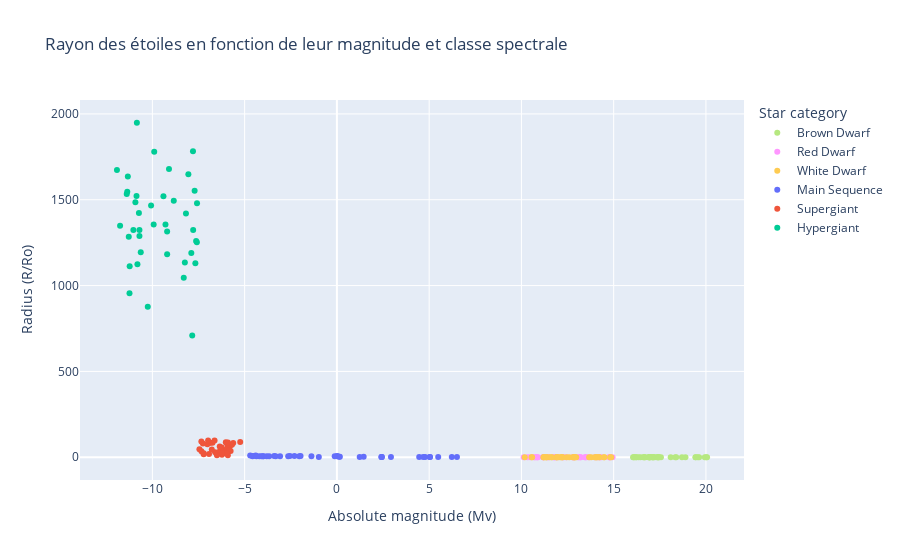

Notebook code for this chart:
### Markdown cell above
On observe que les étoiles de température plus basse tendent à être rouges ou oranges, correspondant aux étoiles plus froides. À mesure que la température augmente, les couleurs des étoiles se déplacent vers le bleu et le blanc, ce qui est caractéristique des étoiles plus chaudes. Cette transition confirme la relation bien établie entre la couleur et la température des étoiles, où des températures plus élevées entraînent un spectre plus bleu. Cela met en évidence les variations spectrales selon l'intensité de la chaleur des étoiles.

### Code cell
color_map = {
    'O': 'blue',
    'B': 'lightskyblue',
    'A': 'gray',
    'F': 'yellow',
    'G': 'gold',
    'K': 'orange',
    'M': 'red'
}

fig = px.scatter(stars, x='Absolute magnitude (Mv)', y='Radius (R/Ro)', color='Star category',
                 color_discrete_map=color_map,
                 title='Rayon des étoiles en fonction de leur magnitude et de leur catégorie')
fig.show()

### Figure 1 — Plotly figure (JSON) as saved in the notebook; plotly's stock layout.template omitted (floating-point values rounded to 4 significant figures)
{"data": [{"hovertemplate": "Star category=Brown Dwarf<br>Absolute magnitude (Mv)=%{x}<br>Radius (R/Ro)=%{y}<extra></extra>", "legendgroup": "Brown Dwarf", "marker": {"color": "#B6E880", "symbol": "circle"}, "mode": "markers", "name": "Brown Dwarf", "orientation": "v", "showlegend": true, "type": "scatter", "x": [16.12, 16.6, 18.7, 16.65, 20.06, 16.98, 17.22, 17.4, 17.45, 16.05, 16.23, 16.94, 16.09, 16.96, 18.89, 17.13, 18.34, 16.45, 17.39, 19.43, 17.16, 19.94, 20.02, 16.92, 17.12, 19.63, 16.88, 16.71, 19.56, 18.09, 16.21, 18.39, 17.56, 17.34, 17.08, 16.93, 17.45, 16.67, 19.45, 16.35], "xaxis": "x", "y": [0.17, 0.1542, 0.102, 0.16, 0.103, 0.11, 0.127, 0.096, 0.11, 0.13, 0.057, 0.19, 0.094, 0.0918, 0.116, 0.132, 0.093, 0.0911, 0.118, 0.12, 0.0912, 0.0976, 0.11, 0.0932, 0.109, 0.121, 0.0932, 0.0899, 0.0782, 0.0856, 0.0915, 0.116, 0.126, 0.0987, 0.0773, 0.0973, 0.119, 0.0998, 0.112, 0.129], "yaxis": "y"}, {"hovertemplate": "Star category=Red Dwarf<br>Absolute magnitude (Mv)=%{x}<br>Radius (R/Ro)=%{y}<extra></extra>", "legendgroup": "Red Dwarf", "marker": {"color": "#FF97FF", "symbol": "circle"}, "mode": "markers", "name": "Red Dwarf", "orientation": "v", "showlegend": true, "type": "scatter", "x": [10.69, 11.79, 13.21, 10.48, 11.78, 13.07, 14.79, 10.8, 13.53, 11.18, 12.3, 10.12, 13.2, 11.94, 10.89, 11.76, 13.46, 11.87, 12.81, 13.98, 10.87, 10.34, 11.17, 13.12, 14.23, 14.75, 11.43, 14.26, 12.23, 14.33, 11.47, 10.73, 13.45, 12.85, 12.43, 13.67, 14.12, 14.94, 12.78, 14.78], "xaxis": "x", "y": [0.51, 0.3761, 0.196, 0.393, 0.14, 0.24, 0.16, 0.47, 0.1967, 0.351, 0.273, 0.38, 0.18, 0.35, 0.291, 0.35, 0.24, 0.307, 0.098, 0.161, 0.492, 0.38, 0.31, 0.34, 0.62, 0.73, 0.24, 0.56, 0.34, 0.256, 0.148, 0.46, 0.28, 0.378, 0.319, 0.67, 0.258, 0.336, 0.471, 0.675], "yaxis": "y"}, {"hovertemplate": "Star category=White Dwarf<br>Absolute magnitude (Mv)=%{x}<br>Radius (R/Ro)=%{y}<extra></extra>", "legendgroup": "White Dwarf", "marker": {"color": "#FECB52", "symbol": "circle"}, "mode": "markers", "name": "White Dwarf", "orientation": "v", "showlegend": true, "type": "scatter", "x": [10.58, 14.02, 14.23, 14.5, 11.89, 12.23, 14.2, 14.47, 12.59, 14.08, 14.09, 12.02, 13.78, 12.45, 12.17, 13.98, 12.13, 11.19, 12.97, 11.34, 13.67, 11.52, 12.78, 11.92, 11.38, 14.87, 12.83, 12.89, 14.81, 11.23, 12.87, 11.92, 12.23, 12.9, 11.22, 11.34, 10.55, 10.18, 11.66, 11.62], "xaxis": "x", "y": [0.0084, 0.01234, 0.011, 0.01, 0.014, 0.00984, 0.0097, 0.0128, 0.011, 0.013, 0.012, 0.0092, 0.0095, 0.015, 0.0089, 0.0109, 0.0092, 0.0087, 0.00892, 0.0131, 0.00981, 0.0112, 0.00934, 0.00972, 0.00898, 0.00879, 0.00945, 0.00892, 0.00878, 0.00996, 0.0121, 0.0114, 0.0113, 0.0116, 0.0124, 0.0142, 0.0127, 0.0104, 0.0106, 0.00998], "yaxis": "y"}, {"hovertemplate": "Star category=Main Sequence<br>Absolute magnitude (Mv)=%{x}<br>Radius (R/Ro)=%{y}<extra></extra>", "legendgroup": "Main Sequence", "marker": {"color": "#636efa", "symbol": "circle"}, "mode": "markers", "name": "Main Sequence", "orientation": "v", "showlegend": true, "type": "scatter", "x": [-4.7, -4.2, -1.97, 0.16, 5.05, 2.42, 2.41, 2.93, 4.46, 5.03, 5.49, 6.506, 6.228, 4.78, 1.45, -2.3, 4.68, 2.44, 0.02, -4.4, -4.01, 0.12, -2.04, -3.32, -3.98, -4.09, -3.8, -3.4, -1.38, -4.56, -3.67, 0.013, -0.12, -2.55, -4.57, -4.36, 1.236, -3.08, -2.64, -0.98], "xaxis": "x", "y": [10.6, 6.3, 7.2, 2.89, 0.9, 1.8, 1.12, 0.98, 1.106, 0.99, 0.91, 0.865, 0.795, 1.13, 2.63, 6.98, 0.876, 1.34, 7.01, 10.2, 6.02, 2.487, 5.745, 5.68, 5.92, 6.4, 5.49, 6.78, 6.21, 6.86, 6.36, 5.856, 5.992, 6.64, 6.39, 6.237, 1.91, 6.03, 5.653, 1.93], "yaxis": "y"}, {"hovertemplate": "Star category=Supergiant<br>Absolute magnitude (Mv)=%{x}<br>Radius (R/Ro)=%{y}<extra></extra>", "legendgroup": "Supergiant", "marker": {"color": "#EF553B", "symbol": "circle"}, "mode": "markers", "name": "Supergiant", "orientation": "v", "showlegend": true, "type": "scatter", "x": [-6.93, -6.2, -6.02, -7.22, -6, -6.6, -6.78, -5.24, -6.74, -6.1, -6.5, -6.23, -5.76, -6.89, -5.91, -6.12, -5.83, -6.34, -6.24, -5.79, -5.92, -6.245, -5.62, -6.63, -7.34, -7.22, -5.69, -5.83, -6.09, -5.99, -6.27, -7.02, -6.98, -5.975, -6.35, -7.45, -7.262, -6.224, -5.905, -7.346], "xaxis": "x", "y": [19, 23, 88, 17, 25, 29, 45, 89, 84, 26, 12, 14, 36, 83, 12, 42, 63, 36, 57, 67, 57, 36, 83, 97, 35, 24, 73, 39, 30, 24, 35, 76, 98, 81, 62, 46, 80, 25, 86, 92], "yaxis": "y"}, {"hovertemplate": "Star category=Hypergiant<br>Absolute magnitude (Mv)=%{x}<br>Radius (R/Ro)=%{y}<extra></extra>", "legendgroup": "Hypergiant", "marker": {"color": "#00cc96", "symbol": "circle"}, "mode": "markers", "name": "Hypergiant", "orientation": "v", "showlegend": true, "type": "scatter", "x": [-9.4, -7.63, -9.2, -8.05, -7.79, -11.75, -11.92, -11.28, -11.24, -11.36, -10.7, -10.81, -11.33, -10.92, -10.86, -11.03, -11.39, -10.25, -10.07, -10.7, -7.58, -8.18, -9.2, -9.1, -7.89, -7.71, -8.3, -9.9, -7.84, -8.24, -8.84, -9.29, -10.84, -7.59, -7.67, -9.93, -10.63, -10.73, -11.23, -7.8], "xaxis": "x", "y": [1520, 1260, 1183, 1648, 1324, 1349, 1673, 1284, 955, 1546, 1289, 1124, 1635, 1486, 1522, 1324, 1534, 876, 1467, 1324, 1480, 1420, 1315, 1679, 1190, 1553, 1045, 1779, 708.9, 1134.0, 1494, 1356, 1948.0, 1252, 1130, 1356, 1194, 1423, 1112, 1783], "yaxis": "y"}], "layout": {"legend": {"title": {"text": "Star category"}, "tracegroupgap": 0}, "title": {"text": "Rayon des étoiles en fonction de leur magnitude et classe spectrale"}, "xaxis": {"anchor": "y", "domain": [0, 1], "title": {"text": "Absolute magnitude (Mv)"}}, "yaxis": {"anchor": "x", "domain": [0, 1], "title": {"text": "Radius (R/Ro)"}}}}
